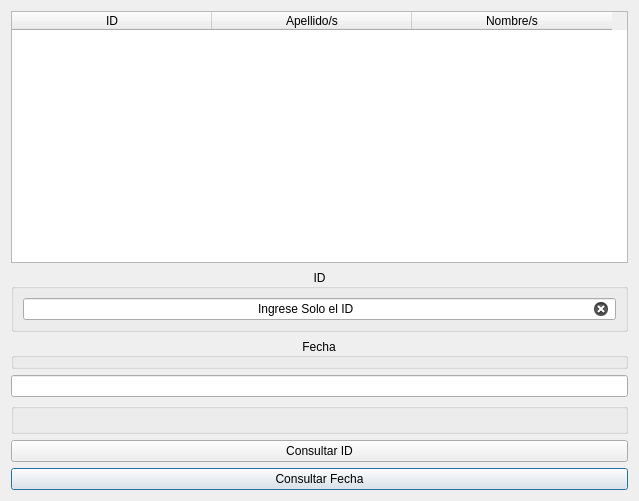
<?xml version="1.0" encoding="UTF-8"?>
<ui version="4.0">
 <class>Asistencias1</class>
 <widget class="QDialog" name="Asistencias1">
  <property name="geometry">
   <rect>
    <x>0</x>
    <y>0</y>
    <width>639</width>
    <height>501</height>
   </rect>
  </property>
  <property name="windowTitle">
   <string>Dialog</string>
  </property>
  <layout class="QGridLayout" name="gridLayout">
   <item row="6" column="0">
    <widget class="QPushButton" name="pushButtonFecha">
     <property name="text">
      <string>Consultar Fecha</string>
     </property>
    </widget>
   </item>
   <item row="3" column="0">
    <widget class="QLineEdit" name="lineEditFecha">
     <property name="text">
      <string/>
     </property>
     <property name="alignment">
      <set>Qt::AlignCenter</set>
     </property>
     <property name="clearButtonEnabled">
      <bool>true</bool>
     </property>
    </widget>
   </item>
   <item row="0" column="0">
    <layout class="QHBoxLayout" name="horizontalLayout">
     <property name="spacing">
      <number>0</number>
     </property>
     <item>
      <widget class="QTableWidget" name="tableWidgetDatosa">
       <property name="maximumSize">
        <size>
         <width>648</width>
         <height>16777215</height>
        </size>
       </property>
       <property name="sizeAdjustPolicy">
        <enum>QAbstractScrollArea::AdjustIgnored</enum>
       </property>
       <attribute name="horizontalHeaderDefaultSectionSize">
        <number>200</number>
       </attribute>
       <column>
        <property name="text">
         <string>ID</string>
        </property>
        <property name="textAlignment">
         <set>AlignCenter</set>
        </property>
       </column>
       <column>
        <property name="text">
         <string>Apellido/s</string>
        </property>
        <property name="textAlignment">
         <set>AlignCenter</set>
        </property>
       </column>
       <column>
        <property name="text">
         <string>Nombre/s</string>
        </property>
        <property name="textAlignment">
         <set>AlignCenter</set>
        </property>
       </column>
      </widget>
     </item>
    </layout>
   </item>
   <item row="2" column="0">
    <widget class="QGroupBox" name="groupBoxFecha">
     <property name="title">
      <string>Fecha</string>
     </property>
     <property name="alignment">
      <set>Qt::AlignCenter</set>
     </property>
    </widget>
   </item>
   <item row="1" column="0">
    <widget class="QGroupBox" name="groupBoxId">
     <property name="title">
      <string>ID</string>
     </property>
     <property name="alignment">
      <set>Qt::AlignCenter</set>
     </property>
     <layout class="QGridLayout" name="gridLayout_2">
      <item row="0" column="0">
       <widget class="QLineEdit" name="lineEditId">
        <property name="sizePolicy">
         <sizepolicy hsizetype="Preferred" vsizetype="Preferred">
          <horstretch>0</horstretch>
          <verstretch>0</verstretch>
         </sizepolicy>
        </property>
        <property name="text">
         <string>Ingrese Solo el ID</string>
        </property>
        <property name="alignment">
         <set>Qt::AlignCenter</set>
        </property>
        <property name="clearButtonEnabled">
         <bool>true</bool>
        </property>
       </widget>
      </item>
     </layout>
    </widget>
   </item>
   <item row="4" column="0">
    <widget class="QGroupBox" name="groupBox_3">
     <property name="title">
      <string/>
     </property>
    </widget>
   </item>
   <item row="5" column="0">
    <widget class="QPushButton" name="pushButtonID">
     <property name="text">
      <string>Consultar ID</string>
     </property>
    </widget>
   </item>
  </layout>
 </widget>
 <resources/>
 <connections/>
</ui>
